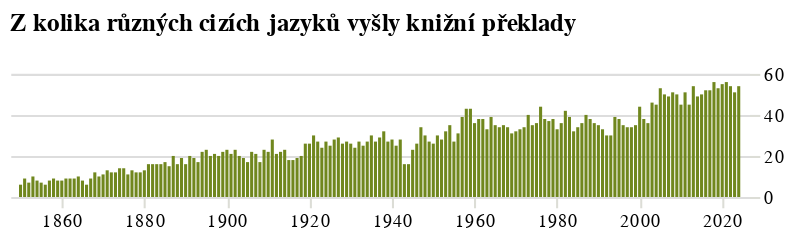

Notebook code cell kept with this figure:
### Code cell
pocty_jazyku = alt.Chart(
    alt_friendly(do_grafu.filter(pl.col('rok').is_between(1850,2024))),
    title=["Z kolika různých cizích jazyků vyšly knižní překlady"],
    width=kredity['sirka'],
    height=kredity['vyska_nizkych']
).mark_bar(width=1.5, color='#70871E').encode(
    alt.X("rok:T", title=None, axis=alt.Axis(domainOpacity=0, tickColor='#DCDDD6')),
    alt.Y("041_h:Q", title=None, axis=alt.Axis(domainOpacity=0, tickColor='#DCDDD6', orient='right'))
).configure_view(
    stroke='transparent'
).configure_axisX(
    grid=False, domain=False
)

pocty_jazyku

### Figure 1 — Vega-Lite specification as saved in the notebook (floating-point values rounded to 4 significant figures; data arrays with more than 128 entries replaced by an {"elided": "..."} marker saying what was removed)
{"config": {"title": {"font": "Noticia Text", "fontSize": 12, "anchor": "start", "lineHeight": 19, "fontWeight": "bolder", "subtitleFont": "Noticia Text", "subtitleFontSize": 10, "subtitleLineHeight": 15, "subtitlePadding": 10, "dy": -10}, "axis": {"labelFont": "Asap", "titleFont": "Asap", "fontWeight": "lighter", "titleFontWeight": "lighter", "labelFontSize": 9, "titleFontSize": 9, "labelPadding": 2, "titlePadding": 9, "domainOpacity": 0, "tickColor": "#DCDDD6"}, "legend": {"labelFont": "Asap", "labelFontWeight": "normal", "titleFont": "Asap", "titleFontWeight": "normal", "labelFontSize": 9, "titleFontSize": 9}, "axisX": {"domain": false, "grid": false}, "view": {"stroke": "transparent"}}, "data": {"name": "data-5c2816f07abf7b8ec53ae665c429eb0f"}, "mark": {"type": "bar", "color": "#70871E", "width": 1.5}, "encoding": {"x": {"axis": {"domainOpacity": 0, "tickColor": "#DCDDD6"}, "field": "rok", "title": null, "type": "temporal"}, "y": {"axis": {"domainOpacity": 0, "orient": "right", "tickColor": "#DCDDD6"}, "field": "041_h", "title": null, "type": "quantitative"}}, "height": 60, "title": ["Z kolika různých cizích jazyků vyšly knižní překlady"], "width": 360, "$schema": "https://vega.github.io/schema/vega-lite/v5.8.0.json", "datasets": {"data-5c2816f07abf7b8ec53ae665c429eb0f": {"elided": "175 records"}}}
